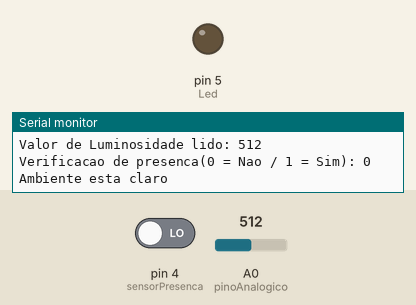
This sketch was run on a simulated Arduino Uno, built with avr-gcc and run on an emulated ATmega328P. Shown: output pins drawn as LEDs (lit = HIGH), the last lines printed to the serial monitor. The inputs (shaded band) are chosen by the test bench; at power-on: A0 (pinoAnalogico) = 512, pin 4 (sensorPresenca) LOW.

Above: at 1.8 s.
1.9 s: A0 (pinoAnalogico) set to 501
4.5 s: pin 4 (sensorPresenca) driven HIGH
At 6.0 s:
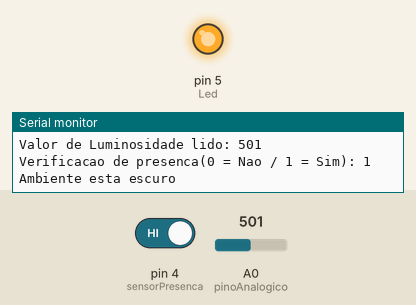
6.5 s: pin 4 (sensorPresenca) driven LOW
At 7.8 s:
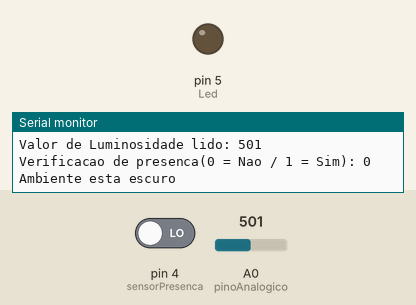
Timing chart, 0 to 9.5 s (numbered marks = the images above; inputs shaded):
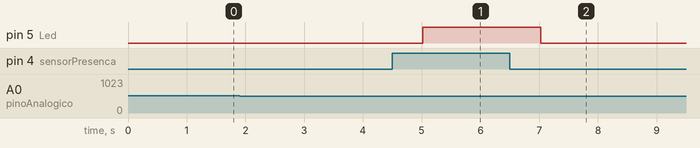

The sketch:

Iluminacao3.ino
```cpp
/*
Teste de leitura de ambiente e, se escuro e ccom movimento causa acendimento de led
*/

#define pinoAnalogico A0 // Pino analogico do ESP8266
#define Led 5 //Aqui usamos a porta D1 para acendimento do LED
#define sensorPresenca 4 // Aqui usamos a porta D2 para detectar situacao de leitura do sensor de movimento
int resolucaoPlaca = 1024 ; // A resolucao da placa, no caso do Esp8266 vai de 0 a 1023 = 1024
int leituraLuminosidade = 0; // A variavel que ira receber a leitura da luminosidade
int leituraPresenca = LOW; // A variavel que ira receber a leitura do presenca

void setup() {
  Serial.begin(115200);
  pinMode(Led, OUTPUT);
  pinMode(sensorPresenca, INPUT);
}

void loop() {
  //Leitura das entradas
  leituraLuminosidade = analogRead(pinoAnalogico); // fazendo a leitura da luminosidade
  Serial.print("Valor de Luminosidade lido: ");
  Serial.println(leituraLuminosidade);

  leituraPresenca = digitalRead(sensorPresenca); // fazendo a leitura do sensor de presenca
  Serial.print("Verificacao de presenca(0 = Nao / 1 = Sim): ");
  Serial.println(leituraPresenca);


  if (leituraLuminosidade < resolucaoPlaca / 2) { //se leitura form menor que metade da resolucao esta escuro, senao claro
    Serial.print("Ambiente ");
    Serial.println("esta escuro");
    if (leituraPresenca == HIGH){ // O led somente acendera se estiver escuro e houver preresenca detectada
      digitalWrite(Led, HIGH);
    }
    else{
      digitalWrite(Led, LOW);
    }

  } else {
    Serial.print("Ambiente ");
    Serial.println("esta claro");
    digitalWrite(Led, LOW);
  }
  delay(1000); // aguade 2 segundos
}
```

Measured:
- after the input at 4.5 s, pin 5 (Led): LOW → HIGH after 0.52 s
- after the input at 6.5 s, pin 5 (Led): HIGH → LOW after 0.53 s
